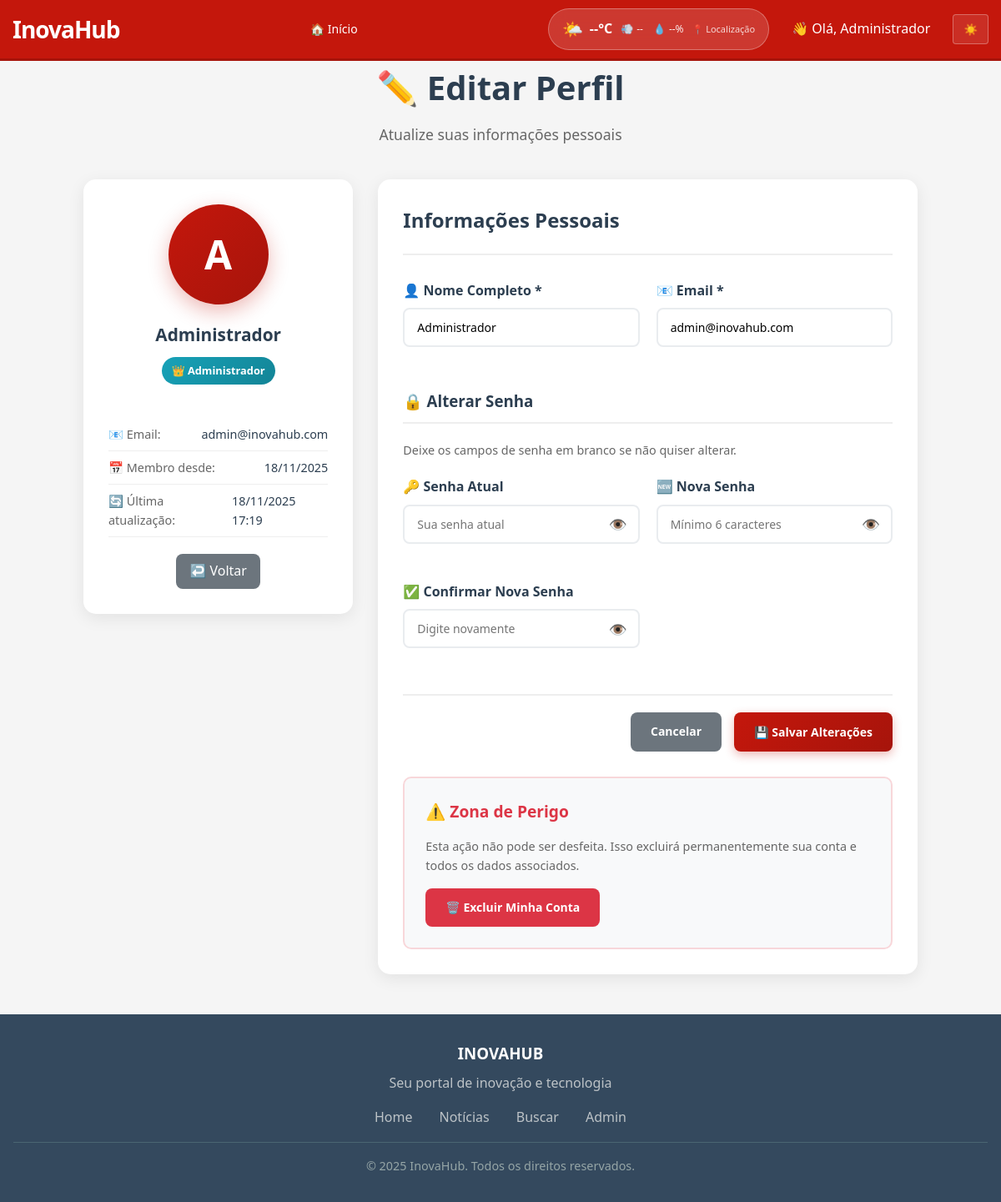
The app's page /usuario/editar_perfil.php (signed in) with its own data.
### tables this page shows
CREATE TABLE `usuarios` (
  `id` int(11) NOT NULL,
  `nome` varchar(100) NOT NULL,
  `email` varchar(150) NOT NULL,
  `senha` varchar(255) NOT NULL,
  `avatar` varchar(255) DEFAULT 'avatar.jpg',
  `tipo` enum('admin','editor','usuario') DEFAULT 'usuario',
  `status` enum('ativo','inativo') DEFAULT 'ativo',
  `criado_em` timestamp NOT NULL DEFAULT current_timestamp(),
  `atualizado_em` timestamp NOT NULL DEFAULT current_timestamp() ON UPDATE current_timestamp()
);

### includes/funcoes.php (called while the page is built, shortened)
<?php
function usuarioLogado($pdo)
{
    if (isset($_SESSION['usuario_id'])) {
        $stmt = $pdo->prepare("SELECT * FROM usuarios WHERE id = ?");
        $stmt->execute([$_SESSION['usuario_id']]);
        return $stmt->fetch(PDO::FETCH_ASSOC);
    }
    return false;
}

### usuario/editar_perfil.php (the view, shortened to what this page needs)
<?php
require '../includes/conexao.php';
require '../includes/funcoes.php';
?>
<!DOCTYPE html>
<html lang="pt-br">
<head>
</head>
<body>
    <?php include '../includes/header.php'; ?>
    <main class="container">
        <div class="page-header">
            <h1>✏️ Editar Perfil</h1>
            <p>Atualize suas informações pessoais</p>
        </div>
        <div class="edit-profile">
            <div class="profile-sidebar">
                <div class="user-avatar-large">
                    <?= strtoupper(substr($usuario['nome'], 0, 1)) ?>
                </div>
                <h2><?= htmlspecialchars($usuario['nome']) ?></h2>
                <span class="user-type">
                    <?= $usuario['tipo'] === 'admin' ? '👑 Administrador' : ($usuario['tipo'] === 'editor' ? '✏️ Editor' : '👤 Usuário') ?>
                </span>
                <div class="profile-info">
                    <div class="info-item">
                        <span class="info-label">📧 Email:</span>
                        <span class="info-value"><?= $usuario['email'] ?></span>
                    </div>
                    <div class="info-item">
                        <span class="info-label">📅 Membro desde:</span>
                        <span class="info-value"><?= date('d/m/Y', strtotime($usuario['criado_em'])) ?></span>
                    </div>
                    <div class="info-item">
                        <span class="info-label">🔄 Última atualização:</span>
                        <span class="info-value">
                            <?= $usuario['atualizado_em'] ? date('d/m/Y H:i', strtotime($usuario['atualizado_em'])) : 'Nunca' ?>
                        </span>
                    </div>
                </div>
                <a href="dashboard.php" class="back-btn">↩️ Voltar</a>
            </div>
            <div class="form-section">
                <div class="form-header">
                    <h2>Informações Pessoais</h2>
                </div>
                <form method="POST" action="">
                    <div class="form-grid">
                        <div class="form-group">
                            <label for="nome">👤 Nome Completo *</label>
                            <input type="text"
                                id="nome"
                                name="nome"
                                class="form-control"
                                value="<?= htmlspecialchars($usuario['nome']) ?>"
                                required
                                placeholder="Seu nome completo">
                        </div>
                        <div class="form-group">
                            <label for="email">📧 Email *</label>
                            <input type="email"
                                id="email"
                                name="email"
                                class="form-control"
                                value="<?= htmlspecialchars($usuario['email']) ?>"
                                required
                                placeholder="seu@email.com">
                        </div>
                    </div>
                    <div class="form-group full-width">
                        <h3 style="margin-bottom: 20px; color: var(--secondary); border-bottom: 2px solid #eee; padding-bottom: 10px;">
                            🔒 Alterar Senha
                        </h3>
                        <p style="color: #666; margin-bottom: 20px; font-size: 0.9rem;">
                            Deixe os campos de senha em branco se não quiser alterar.
                        </p>
                    </div>
                    <div class="form-grid">
                        <div class="form-group">
                            <label for="senha_atual">🔑 Senha Atual</label>
                            <div class="password-toggle">
                                <input type="password"
                                    id="senha_atual"
                                    name="senha_atual"
                                    class="form-control"
                                    placeholder="Sua senha atual">
                                <button type="button" class="toggle-password" onclick="togglePassword('senha_atual')">👁️</button>
                            </div>
                        </div>
                        <div class="form-group">
                            <label for="nova_senha">🆕 Nova Senha</label>
                            <div class="password-toggle">
                                <input type="password"
                                    id="nova_senha"
                                    name="nova_senha"
                                    class="form-control"
                                    placeholder="Mínimo 6 caracteres"
                                    oninput="checkPasswordStrength(this.value)">
                                <button type="button" class="toggle-password" onclick="togglePassword('nova_senha')">👁️</button>
                            </div>
                        </div>
                        <div class="form-group">
                            <label for="confirmar_senha">✅ Confirmar Nova Senha</label>
                            <div class="password-toggle">
                                <input type="password"
                                    id="confirmar_senha"
                                    name="confirmar_senha"
                                    class="form-control"
                                    placeholder="Digite novamente"
                                    oninput="checkPasswordMatch()">
                                <button type="button" class="toggle-password" onclick="togglePassword('confirmar_senha')">👁️</button>
                            </div>
                        </div>
                    </div>
                    <div class="form-actions">
                        <a href="dashboard.php" class="btn btn-secondary">Cancelar</a>
                        <button type="submit" class="btn btn-primary">💾 Salvar Alterações</button>
                    </div>
                </form>
                <div class="danger-zone">
                    <h3>⚠️ Zona de Perigo</h3>
                    <p>Esta ação não pode ser desfeita. Isso excluirá permanentemente sua conta e todos os dados associados.</p>
                    <a href="excluir_conta.php" class="btn btn-danger" onclick="return confirm('ATENÇÃO: Esta ação é irreversível! Tem certeza que deseja excluir sua conta permanentemente?')">
                        🗑️ Excluir Minha Conta
                    </a>
                </div>
            </div>
        </div>
    </main>
    <?php include '../includes/footer.php'; ?>
</body>
</html>

### includes/header.php (shortened to what this page needs)
<?php
require_once 'conexao.php';
require_once 'funcoes.php';
$usuario = usuarioLogado($pdo);
?>
<!DOCTYPE html>
<html lang="pt-br">
<head>
</head>
<body>
    <header class="topo">
        <div class="topo-container">
            <div class="logo-area">
                <h1 class="logo">
                    <a href="../index.php">InovaHub</a>
                </h1>
            </div>
            <nav class="nav-principal" id="nav-principal">
                <a href="../index.php">🏠 Início</a>
            </nav>
            <div class="user-area">
                <div class="clima-navbar-expandido" id="climaNavbar" onclick="abrirClimaCompleto()">
                    <div class="clima-navbar-conteudo">
                        <div class="clima-navbar-principal">
                            <span class="clima-navbar-icone" id="climaNavbarIcone">🌤️</span>
                            <span class="clima-navbar-temperatura" id="climaNavbarTemp">--°C</span>
                        </div>
                        <div class="clima-navbar-detalhes">
                            <div class="clima-navbar-info">
                                <span>💨</span>
                                <span id="climaNavbarVento">--</span>
                            </div>
                            <div class="clima-navbar-info">
                                <span>💧</span>
                                <span id="climaNavbarUmidade">--%</span>
                            </div>
                        </div>
                        <div class="clima-navbar-local" id="climaNavbarLocal">📍 Localização</div>
                    </div>
                </div>
                <?php if ($usuario): ?>
                    <div class="user-menu">
                        <span class="user-greeting">👋 Olá, <?= htmlspecialchars(explode(' ', $usuario['nome'])[0]) ?></span>
                    </div>
                <?php endif; ?>
                <button class="btn-theme" id="btn-theme" title="Alternar tema">☀️</button>
            </div>
        </div>
    </header>
</body>
</html>

### usuario/editar_perfil.php (style rules this page uses)
* { margin: 0; padding: 0; box-sizing: border-box; font-family: 'Segoe UI', Tahoma, Geneva, Verdana, sans-serif; }
:root { --primary: #c4170c; --primary-dark: #a6140b; --secondary: #2c3e50; --light: #f8f9fa; --dark: #343a40; --success: #28a745; --warning: #ffc107; --danger: #dc3545; --info: #17a2b8; }
body { background: #f5f5f5; color: #333; line-height: 1.6; }
.container { max-width: 1200px; margin: 0 auto; padding: 0 20px; }
main { padding: 40px 0; min-height: calc(100vh - 200px); }
.page-header { text-align: center; margin-bottom: 40px; }
.page-header h1 { font-size: 2.5rem; color: var(--secondary); margin-bottom: 10px; font-weight: 700; }
.page-header p { color: #666; font-size: 1.1rem; }
.edit-profile { display: grid; grid-template-columns: 1fr 2fr; gap: 30px; max-width: 1000px; margin: 0 auto; }
.profile-sidebar { background: white; border-radius: 15px; padding: 30px; box-shadow: 0 5px 20px rgba(0, 0, 0, 0.08); text-align: center; height: fit-content; }
.user-avatar-large { width: 120px; height: 120px; border-radius: 50%; background: linear-gradient(135deg, var(--primary) 0%, var(--primary-dark) 100%); color: white; display: flex; align-items: center; justify-content: center; font-size: 3rem; font-weight: bold; margin: 0 auto 20px; box-shadow: 0 8px 25px rgba(196, 23, 12, 0.3); }
.profile-sidebar h2 { color: var(--secondary); margin-bottom: 10px; font-size: 1.3rem; }
.user-type { background: linear-gradient(135deg, var(--info) 0%, #138496 100%); color: white; padding: 6px 12px; border-radius: 20px; font-size: 0.8rem; font-weight: 600; display: inline-block; margin-bottom: 20px; }
.profile-info { text-align: left; margin: 20px 0; }
.info-item { display: flex; justify-content: space-between; padding: 8px 0; border-bottom: 1px solid #eee; font-size: 0.9rem; }
.info-label { color: #666; }
.info-value { color: var(--secondary); font-weight: 500; }
.form-section { background: white; border-radius: 15px; padding: 30px; box-shadow: 0 5px 20px rgba(0, 0, 0, 0.08); }
.form-header { display: flex; justify-content: space-between; align-items: center; margin-bottom: 30px; padding-bottom: 20px; border-bottom: 2px solid #eee; }
.form-header h2 { color: var(--secondary); font-size: 1.5rem; }
.back-btn { display: inline-flex; align-items: center; gap: 8px; padding: 8px 16px; background: #6c757d; color: white; text-decoration: none; border-radius: 8px; font-weight: 500; transition: all 0.3s ease; }
.form-grid { display: grid; grid-template-columns: 1fr 1fr; gap: 20px; margin-bottom: 30px; }
.form-group { margin-bottom: 20px; }
.form-group.full-width { grid-column: 1 / -1; }
label { display: block; margin-bottom: 8px; font-weight: 600; color: var(--secondary); }
.form-control { width: 100%; padding: 12px 15px; border: 2px solid #e9ecef; border-radius: 8px; font-size: 14px; transition: all 0.3s; background: white; }
.password-toggle { position: relative; }
.toggle-password { position: absolute; right: 15px; top: 50%; transform: translateY(-50%); background: none; border: none; cursor: pointer; color: #666; font-size: 1.1rem; }
.btn { padding: 12px 24px; border: none; border-radius: 8px; cursor: pointer; text-decoration: none; display: inline-flex; align-items: center; gap: 8px; font-weight: 600; transition: all 0.3s ease; font-size: 14px; }
.btn-primary { background: linear-gradient(135deg, var(--primary) 0%, var(--primary-dark) 100%); color: white; box-shadow: 0 4px 12px rgba(196, 23, 12, 0.3); }
.btn-secondary { background: #6c757d; color: white; }
.form-actions { display: flex; gap: 15px; justify-content: flex-end; margin-top: 30px; padding-top: 20px; border-top: 2px solid #eee; }
.danger-zone { background: #f8f9fa; border-radius: 10px; padding: 25px; margin-top: 30px; border: 2px solid #f8d7da; }
.danger-zone h3 { color: var(--danger); margin-bottom: 15px; font-size: 1.2rem; }
.danger-zone p { color: #666; margin-bottom: 15px; font-size: 0.9rem; }
.btn-danger { background: var(--danger); color: white; }

### records on screen
usuarios: nome "Administrador", nome "A", email "admin@inovahub.com", criado_em "18/11/2025", atualizado_em "18/11/2025 17:19"
